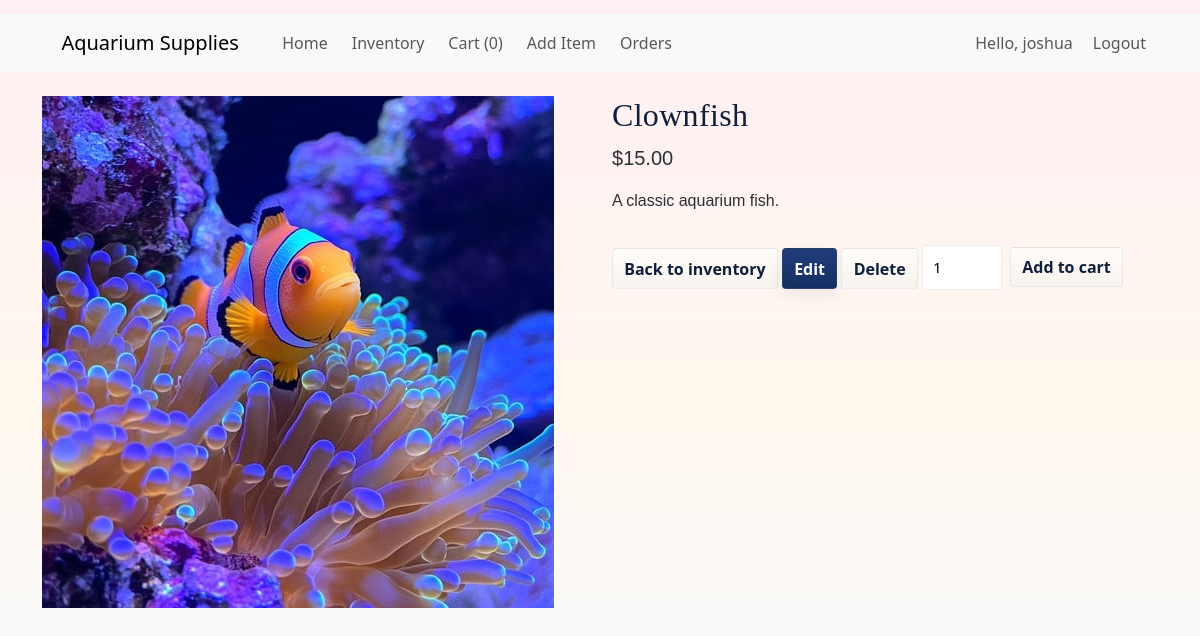
The page /product/1 (signed in) on the database its author committed.
### tables this page shows
CREATE TABLE items (
        id INTEGER PRIMARY KEY AUTOINCREMENT,
        name TEXT NOT NULL,
        price REAL NOT NULL DEFAULT 0,
        image TEXT,
        description TEXT
    );

### app.py (the view)
@app.route("/product/<int:item_id>")
@login_required
def product_detail(item_id):
    item = get_item_by_id(item_id)
    if not item:
        return "Product not found", 404
    return render_template("product_detail.html", item=item)

### app.py (called while the page is built)
def get_db():
    db = getattr(g, "_database", None)
    if db is None:
        db = g._database = sqlite3.connect(DATABASE)
        db.row_factory = sqlite3.Row
    return db

def row_to_dict(row: sqlite3.Row):
    if row is None:
        return None
    return {k: row[k] for k in row.keys()}

def ensure_users_have_is_admin_column(db):
    try:
        cur = db.execute("PRAGMA table_info(users)")
        rows = cur.fetchall()
        cols = [r["name"] for r in rows]
        if "is_admin" not in cols:
            db.execute("ALTER TABLE users ADD COLUMN is_admin INTEGER DEFAULT 0")
            db.commit()
    except sqlite3.OperationalError:
        pass

@app.teardown_appcontext
def close_connection(exception):
    db = getattr(g, "_database", None)
    if db is not None:
        db.close()

def login_required(f):
    @wraps(f)
    def decorated_function(*args, **kwargs):
        if not session.get("user_id"):
            return redirect(url_for("login", next=request.path))
        return f(*args, **kwargs)
    return decorated_function

def get_item_by_id(item_id):
    db = get_db()
    cur = db.execute("SELECT * FROM items WHERE id = ?", (item_id,))
    row = cur.fetchone()
    return row_to_dict(row)

@app.before_request
def ensure_db_on_request():
    init_db()

### templates/product_detail.html (shortened to what this page needs)
{% extends "base.html" %}
{% block content %}
<div class="row">
  <div class="col-md-6">
    {% if item.image %}
      <img src="{{ url_for('static', filename='images/' ~ item.image) }}" class="img-fluid" alt="{{ item.name }}">
    {% else %}
      <img src="{{ url_for('static', filename='images/default.svg') }}" class="img-fluid" alt="{{ item.name }}">
    {% endif %}
  </div>
  <div class="col-md-6">
    <h2>{{ item.name }}</h2>
    <p class="lead">${{ "%.2f"|format(item.price) }}</p>
    <p>{{ item.description }}</p>
    <a class="btn btn-outline-secondary" href="{{ url_for('inventory') }}">Back to inventory</a>
    <a class="btn btn-primary" href="{{ url_for('edit_item', item_id=item.id) }}">Edit</a>
    <form action="{{ url_for('remove_item', item_id=item.id) }}" method="post" class="d-inline" onsubmit="return confirm('Delete this item?');">
      <button class="btn btn-danger">Delete</button>
    </form>
    <form action="{{ url_for('add_to_cart', item_id=item.id) }}" method="post" class="mt-3 d-inline-flex align-items-center">
      <input type="number" name="qty" value="1" min="1" style="width:80px; margin-right:8px;">
      <button class="btn btn-success" type="submit">Add to cart</button>
    </form>
  </div>
</div>
{% endblock %}

### static/japanese.css (style rules this page uses)
body { background: linear-gradient(180deg, #FDEFF3 0%, #FFF8EE 50%, #F6F9FF 100%); position: relative; overflow-x: hidden; padding-bottom: 140px; color: #222831; font-family: "Noto Sans JP", system-ui, -apple-system, "Segoe UI", Roboto, "Helvetica Neue", Arial, sans-serif; -webkit-font-smoothing:antialiased; -moz-osx-font-smoothing:grayscale; }
body::after { content: ""; position: fixed; inset: 0; background-image: url("/static/images/washi.png"); background-repeat: repeat; opacity: 0.08; pointer-events: none; z-index: -1; }
body::before { content: ""; position: fixed; left: 0; bottom: 0; width: 220%; height: 160px; background: url("/static/images/ukiyoe-wave.svg") repeat-x; background-size: auto 160px; animation: wave 18s linear infinite; pointer-events: none; z-index: 0; opacity: 0.9; }
h2, h3 { font-family: "Noto Serif JP", "Noto Sans JP", serif; color: #10203b; margin-bottom: 8px; letter-spacing: .01em; }
p, td, th, label { font-family: "Noto Sans JP", sans-serif; color: #2b3036; }
.btn, button, .btn-primary { display:inline-block; padding:.45rem .7rem; border-radius:4px; border: 1px solid rgba(16,32,59,0.08); background: linear-gradient(180deg, #fffdfa, #f7f3ef); color: #10203b; font-weight: 600; cursor: pointer; transition: transform .12s ease, box-shadow .12s ease; }
.btn.primary, .btn-primary { background: linear-gradient(180deg, #1f3b7a, #173063); color: #fffdfa; border: 1px solid rgba(212,175,55,0.08); box-shadow: 0 6px 14px rgba(31,59,122,0.08); }
input[type="text"], input[type="number"], textarea, select { width:100%; padding:10px; border:1px solid rgba(16,32,59,0.08); background: rgba(255,255,255,0.98); border-radius:4px; box-sizing:border-box; font-size:.95rem; }

### templates/base.html (style rules this page uses)
html, body { height: 100%; margin: 0; }
body { font-family: "Noto Sans JP", system-ui, -apple-system, "Segoe UI", Roboto, "Helvetica Neue", Arial, sans-serif; color: #222; background: linear-gradient(120deg, #FDEFF3 0%, #FFFAE6 35%, #E8F3FF 70%, #F0FFFF 100%); background-size: 300% 300%; animation: bgShift 12s ease infinite; -webkit-font-smoothing: antialiased; -moz-osx-font-smoothing: grayscale; min-height: 100vh; }

### rows shown on the page
items: image (picture), name "Clownfish", price "15.00", description "A classic aquarium fish."

### other values the page prints
{{ session.get('cart')|length if session.get('cart') else 0 }} "0"
{{ session.get('username') }} "joshua"
